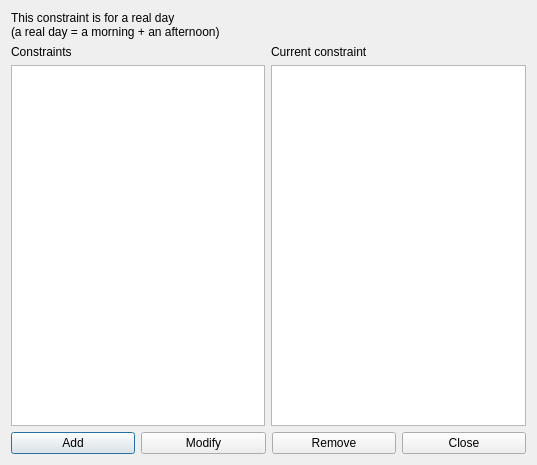
<?xml version="1.0" encoding="UTF-8"?>
<ui version="4.0">
 <class>ConstraintTeachersMinRealDaysPerWeekForm_template</class>
 <widget class="QDialog" name="ConstraintTeachersMinRealDaysPerWeekForm_template">
  <property name="geometry">
   <rect>
    <x>0</x>
    <y>0</y>
    <width>537</width>
    <height>465</height>
   </rect>
  </property>
  <property name="windowTitle">
   <string extracomment="This is the title of the dialog in which you see the list of all constraints of this type">Constraints teachers min real days per week</string>
  </property>
  <layout class="QGridLayout" name="gridLayout">
   <item row="0" column="0" colspan="2">
    <widget class="QLabel" name="label">
     <property name="text">
      <string>This constraint is for a real day
(a real day = a morning + an afternoon)</string>
     </property>
    </widget>
   </item>
   <item row="1" column="0">
    <layout class="QVBoxLayout" name="verticalLayout">
     <item>
      <widget class="QLabel" name="constraintsTextLabel">
       <property name="frameShape">
        <enum>QFrame::NoFrame</enum>
       </property>
       <property name="frameShadow">
        <enum>QFrame::Plain</enum>
       </property>
       <property name="text">
        <string>Constraints</string>
       </property>
       <property name="wordWrap">
        <bool>false</bool>
       </property>
      </widget>
     </item>
     <item>
      <widget class="QListWidget" name="constraintsListWidget"/>
     </item>
    </layout>
   </item>
   <item row="1" column="1">
    <layout class="QVBoxLayout" name="verticalLayout_2">
     <item>
      <widget class="QLabel" name="currentConstraintTextLabel">
       <property name="text">
        <string>Current constraint</string>
       </property>
       <property name="wordWrap">
        <bool>false</bool>
       </property>
      </widget>
     </item>
     <item>
      <widget class="QPlainTextEdit" name="currentConstraintTextEdit"/>
     </item>
    </layout>
   </item>
   <item row="2" column="0" colspan="2">
    <layout class="QHBoxLayout" name="horizontalLayout">
     <item>
      <widget class="QPushButton" name="addConstraintPushButton">
       <property name="text">
        <string>Add</string>
       </property>
      </widget>
     </item>
     <item>
      <widget class="QPushButton" name="modifyConstraintPushButton">
       <property name="text">
        <string>Modify</string>
       </property>
      </widget>
     </item>
     <item>
      <widget class="QPushButton" name="removeConstraintPushButton">
       <property name="text">
        <string>Remove</string>
       </property>
      </widget>
     </item>
     <item>
      <widget class="QPushButton" name="closePushButton">
       <property name="text">
        <string>Close</string>
       </property>
      </widget>
     </item>
    </layout>
   </item>
  </layout>
 </widget>
 <layoutdefault spacing="6" margin="11"/>
 <resources/>
 <connections/>
</ui>
